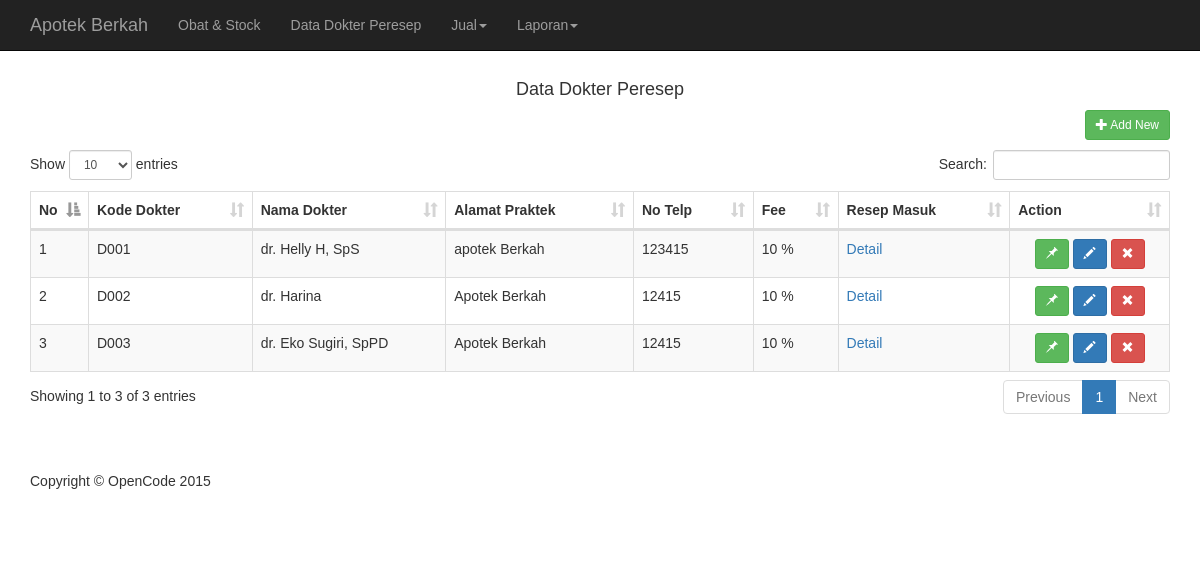
/home.php?ref=dokter, run on the app's committed database.
### tables this page shows
CREATE TABLE `dokter` (
  `kode_dokter` char(20) NOT NULL default '',
  `nama_dokter` varchar(30) NOT NULL default '',
  `alamat_praktek` text NOT NULL,
  `telp` varchar(15) NOT NULL default '',
  `fee` int(10) NOT NULL default '0'
);

### page/dokter.php (the view, shortened to what this page needs)
<div class="container">
      <div class="row">
            <div class="col-lg-12">
              <div class="well1">
                <h4 align="center">Data Dokter Peresep</h4>
				<a href="home.php?ref=add_dokter" class="btn btn-default btn-sm btn-success" style="float:right;" title="Tambah Baru Obat"><span class="glyphicon glyphicon-plus"></span> Add New</a><br>
                    <br>
<?php
$sql=" SELECT kode_dokter,nama_dokter,alamat_praktek,telp,fee FROM dokter ";
$query=mysql_query($sql);
?>
                  <table id="example1" class="table table-bordered table-striped" >
                  <thead>
                  <tr>
				  <th width="10">No</th>
                  <th>Kode Dokter</th>
                  <th>Nama Dokter</th>
                  <th>Alamat Praktek</th>
                  <th>No Telp</th>
                  <th>Fee</th>
                  <th>Resep Masuk</th>
                  <th>Action</th>
                  </tr>
                  </thead>
                  <tbody>
<?php
$no=1;
while ($row=mysql_fetch_assoc($query)) {
?>
                  <tr>
                  <td><?php echo $no ?></td>
                  <td><?php echo $row['kode_dokter'] ?></td>
                  <td><?php echo $row['nama_dokter'] ?></td>
                  <td><?php echo $row['alamat_praktek'] ?></td>
                  <td><?php echo $row['telp'] ?></td>
                  <td><?php echo $row['fee']." %" ?></td>
                  <td><?php echo "<a href=home.php?ref=detail_resep&kode_dokter=$row[kode_dokter]>Detail</a>" ?></td>
				  <td align="center">
				<a title="Set Fee" name="stock" href="home.php?ref=set_fee&kode_dokter=<?php echo $row['kode_dokter']; ?>" class="btn btn-default btn-sm btn-success"><span class="glyphicon glyphicon-pushpin"></span></a>
				<a title="Edit Obat" name="update" href="home.php?ref=edit_dokter&kode_dokter=<?php echo $row['kode_dokter']; ?>" class="btn btn-default btn-sm btn-primary"><span class="glyphicon glyphicon-pencil"></span></a>
				<a title="Delete Obat" name="delete" href="home.php?ref=del_dokter&kode_dokter=<?php echo $row['kode_dokter']; ?>" onclick ="if (!confirm('Apakah Anda yakin akan menghapus data ini?')) return false;"class="btn btn-default btn-sm btn-danger"><span class="glyphicon glyphicon-remove"></span></a>
				  </td>
                  </tr>
<?php $no++; } ?>
                  </tbody>
                </table>
              </div>
            </div>
        </div>
        <footer>
            <div class="row">
                <div class="col-lg-12">
                    <p>Copyright &copy; OpenCode 2015</p>
                </div>
            </div>
        </footer>
    </div>

### css/blog-post.css (style rules this page uses)
body { padding-top: 70px; }
footer { margin: 50px 0; }

### data on the page
dokter: kode_dokter "D001", nama_dokter "dr. Helly H, SpS", alamat_praktek "apotek Berkah", telp "123415", fee "10"
dokter: kode_dokter "D002", nama_dokter "dr. Harina", alamat_praktek "Apotek Berkah", telp "12415", fee "10"
dokter: kode_dokter "D003", nama_dokter "dr. Eko Sugiri, SpPD", alamat_praktek "Apotek Berkah", telp "12415", fee "10"
